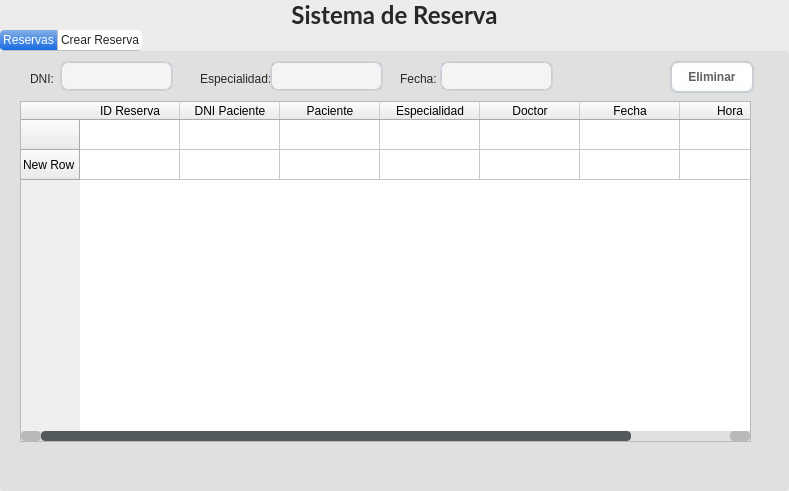
<?xml version="1.0" encoding="UTF-8"?>
<ui version="4.0">
 <class>ReservationMainWindow</class>
 <widget class="QMainWindow" name="ReservationMainWindow">
  <property name="geometry">
   <rect>
    <x>0</x>
    <y>0</y>
    <width>789</width>
    <height>491</height>
   </rect>
  </property>
  <property name="sizePolicy">
   <sizepolicy hsizetype="Fixed" vsizetype="Fixed">
    <horstretch>0</horstretch>
    <verstretch>0</verstretch>
   </sizepolicy>
  </property>
  <property name="windowTitle">
   <string>C Reserv</string>
  </property>
  <property name="styleSheet">
   <string notr="true">/*
 * MacOS Style Sheet for QT Applications
 * Author: Jaime A. Quiroga P.
 * Company: GTRONICK
 * Last updated: 25/12/2020, 23:10.
 * Available at: https://github.com/GTRONICK/QSS/blob/master/MacOS.qss
 */
QMainWindow {
    background-color:#ececec;
}
QPushButton, QToolButton, QCommandLinkButton{
    padding: 0 5px 0 5px;
    border-style: solid;
    border-top-color: qlineargradient(spread:pad, x1:0, y1:0, x2:0, y2:1, stop:0 #c1c9cf, stop:1 #d2d8dd);
    border-right-color: qlineargradient(spread:pad, x1:1, y1:0, x2:0, y2:0, stop:0 #c1c9cf, stop:1 #d2d8dd);
    border-bottom-color: qlineargradient(spread:pad, x1:0, y1:1, x2:0, y2:0, stop:0 #c1c9cf, stop:1 #d2d8dd);
    border-left-color: qlineargradient(spread:pad, x1:0, y1:0, x2:1, y2:0, stop:0 #c1c9cf, stop:1 #d2d8dd);
    border-width: 2px;
    border-radius: 8px;
    color: #616161;
    font-weight: bold;
    background-color: qlineargradient(spread:pad, x1:0.5, y1:0, x2:0.5, y2:1, stop:0 #fbfdfd, stop:0.5 #ffffff, stop:1 #fbfdfd);
}
QPushButton::default, QToolButton::default, QCommandLinkButton::default{
    border: 2px solid transparent;
    color: #FFFFFF;
    background-color: qlineargradient(spread:pad, x1:0.5, y1:0, x2:0.5, y2:1, stop:0 #84afe5, stop:1 #1168e4);
}
QPushButton:hover, QToolButton:hover, QCommandLinkButton:hover{
    color: #3d3d3d;
}
QPushButton:pressed, QToolButton:pressed, QCommandLinkButton:pressed{
    color: #aeaeae;
    background-color: qlineargradient(spread:pad, x1:0.5, y1:0, x2:0.5, y2:1, stop:0 #ffffff, stop:0.5 #fbfdfd, stop:1 #ffffff);
}
QPushButton:disabled, QToolButton:disabled, QCommandLinkButton:disabled{
    color: #616161;
    background-color: qlineargradient(spread:pad, x1:0.5, y1:0, x2:0.5, y2:1, stop:0 #dce7eb, stop:0.5 #e0e8eb, stop:1 #dee7ec);
}
QLineEdit, QTextEdit, QPlainTextEdit, QSpinBox, QDoubleSpinBox, QTimeEdit, QDateEdit, QDateTimeEdit {
    border-width: 2px;
    border-radius: 8px;
    border-style: solid;
    border-top-color: qlineargradient(spread:pad, x1:0.5, y1:1, x2:0.5, y2:0, stop:0 #c1c9cf, stop:1 #d2d8dd);
    border-right-color: qlineargradient(spread:pad, x1:0, y1:0, x2:1, y2:0, stop:0 #c1c9cf, stop:1 #d2d8dd);
    border-bottom-color: qlineargradient(spread:pad, x1:0.5, y1:0, x2:0.5, y2:1, stop:0 #c1c9cf, stop:1 #d2d8dd);
    border-left-color: qlineargradient(spread:pad, x1:1, y1:0, x2:0, y2:0, stop:0 #c1c9cf, stop:1 #d2d8dd);
    background-color: #f4f4f4;
    color: #3d3d3d;
}
QLineEdit:focus, QTextEdit:focus, QPlainTextEdit:focus, QSpinBox:focus, QDoubleSpinBox:focus, QTimeEdit:focus, QDateEdit:focus, QDateTimeEdit:focus {
    border-width: 2px;
    border-radius: 8px;
    border-style: solid;
    border-top-color: qlineargradient(spread:pad, x1:0.5, y1:1, x2:0.5, y2:0, stop:0 #85b7e3, stop:1 #9ec1db);
    border-right-color: qlineargradient(spread:pad, x1:0, y1:0, x2:1, y2:0, stop:0 #85b7e3, stop:1 #9ec1db);
    border-bottom-color: qlineargradient(spread:pad, x1:0.5, y1:0, x2:0.5, y2:1, stop:0 #85b7e3, stop:1 #9ec1db);
    border-left-color: qlineargradient(spread:pad, x1:1, y1:0, x2:0, y2:0, stop:0 #85b7e3, stop:1 #9ec1db);
    background-color: #f4f4f4;
    color: #3d3d3d;
}
QLineEdit:disabled, QTextEdit:disabled, QPlainTextEdit:disabled, QSpinBox:disabled, QDoubleSpinBox:disabled, QTimeEdit:disabled, QDateEdit:disabled, QDateTimeEdit:disabled {
    color: #b9b9b9;
}
QSpinBox::up-button, QDoubleSpinBox::up-button, QTimeEdit::up-button, QDateEdit::up-button, QDateTimeEdit::up-button {
    subcontrol-origin: padding;
    subcontrol-position: top right;
    width: 15px;
    color: #272727;
    border-left-width: 1px;
    border-left-color: darkgray;
    border-left-style: solid;
    border-top-right-radius: 3px;
    padding: 3px;
}
QSpinBox::down-button, QDoubleSpinBox::down-button, QTimeEdit::down-button, QDateEdit::down-button, QDateTimeEdit::down-button {
    subcontrol-origin: padding;
    subcontrol-position: bottom right;
    width: 15px;
    color: #272727;
    border-left-width: 1px;
    border-left-color: darkgray;
    border-left-style: solid;
    border-bottom-right-radius: 3px;
    padding: 3px;
}
QSpinBox::up-button:pressed, QDoubleSpinBox::up-button:pressed, QTimeEdit::up-button:pressed, QDateEdit::up-button:pressed, QDateTimeEdit::up-button:pressed {
    color: #aeaeae;
    background-color: qlineargradient(spread:pad, x1:0.5, y1:0, x2:0.5, y2:1, stop:0 #ffffff, stop:0.5 #fbfdfd, stop:1 #ffffff);
}
QSpinBox::down-button:pressed, QDoubleSpinBox::down-button:pressed, QTimeEdit::down-button:pressed, QDateEdit::down-button:pressed, QDateTimeEdit::down-button:pressed {
    color: #aeaeae;
    background-color: qlineargradient(spread:pad, x1:0.5, y1:0, x2:0.5, y2:1, stop:0 #ffffff, stop:0.5 #fbfdfd, stop:1 #ffffff);
}
QSpinBox::up-button:hover, QDoubleSpinBox::up-button:hover, QTimeEdit::up-button:hover, QDateEdit::up-button:hover, QDateTimeEdit::up-button:hover {
    color: #FFFFFF;
    border-top-right-radius: 5px;
    background-color: qlineargradient(spread:pad, x1:0.5, y1:0, x2:0.5, y2:1, stop:0 #84afe5, stop:1 #1168e4);
    
}
QSpinBox::down-button:hover, QDoubleSpinBox::down-button:hover, QTimeEdit::down-button:hover, QDateEdit::down-button:hover, QDateTimeEdit::down-button:hover {
    color: #FFFFFF;
    border-bottom-right-radius: 5px;
    background-color: qlineargradient(spread:pad, x1:0.5, y1:0, x2:0.5, y2:1, stop:0 #84afe5, stop:1 #1168e4);
}
QSpinBox::up-arrow, QDoubleSpinBox::up-arrow, QTimeEdit::up-arrow, QDateEdit::up-arrow, QDateTimeEdit::up-arrow {
    image: url(/usr/share/icons/Adwaita/16x16/actions/go-up-symbolic.symbolic.png);
}
QSpinBox::down-arrow, QDoubleSpinBox::down-arrow, QTimeEdit::down-arrow, QDateEdit::down-arrow, QDateTimeEdit::down-arrow {
    image: url(/usr/share/icons/Adwaita/16x16/actions/go-down-symbolic.symbolic.png);
}
QProgressBar {
    max-height: 8px;
    text-align: center;
    font: italic bold 11px;
    color: #3d3d3d;
    border: 1px solid transparent;
    border-radius:4px;
    background-color: qlineargradient(spread:pad, x1:0, y1:0, x2:0, y2:1, stop:0 #ddd5d5, stop:0.5 #dad3d3, stop:1 #ddd5d5);
}
QProgressBar::chunk {
    background-color: qlineargradient(spread:pad, x1:0, y1:0, x2:0, y2:1, stop:0 #467dd1, stop:0.5 #3b88fc, stop:1 #467dd1);
    border-radius: 4px;
}
QProgressBar:disabled {
    color: #616161;
}
QProgressBar::chunk:disabled {
    background-color: #aeaeae;
}
QSlider::groove {
    border: 1px solid #bbbbbb;
    background-color: #52595d;
    border-radius: 4px;
}
QSlider::groove:horizontal {
    height: 6px;
}
QSlider::groove:vertical {
    width: 6px;
}
QSlider::handle:horizontal {
    background: #ffffff;
    border-style: solid;
    border-width: 1px;
    border-color: rgb(207,207,207);
    width: 12px;
    margin: -5px 0;
    border-radius: 7px;
}
QSlider::handle:vertical {
    background: #ffffff;
    border-style: solid;
    border-width: 1px;
    border-color: rgb(207,207,207);
    height: 12px;
    margin: 0 -5px;
    border-radius: 7px;
}
QSlider::add-page, QSlider::sub-page {
    border: 1px transparent;
    background-color: #52595d;
    border-radius: 4px;
}
QSlider::add-page:horizontal {
    background: qlineargradient(spread:pad, x1:0, y1:0, x2:0, y2:1, stop:0 #ddd5d5, stop:0.5 #dad3d3, stop:1 #ddd5d5);
}
QSlider::sub-page:horizontal {
    background-color: qlineargradient(spread:pad, x1:0, y1:0, x2:1, y2:0, stop:0 #467dd1, stop:0.5 #3b88fc, stop:1 #467dd1);
}
QSlider::add-page:vertical {
    background-color: qlineargradient(spread:pad, x1:0, y1:0, x2:0, y2:1, stop:0 #467dd1, stop:0.5 #3b88fc, stop:1 #467dd1);
}
QSlider::sub-page:vertical {
    background: qlineargradient(spread:pad, x1:0, y1:0, x2:1, y2:0, stop:0 #ddd5d5, stop:0.5 #dad3d3, stop:1 #ddd5d5);
}
QSlider::add-page:horizontal:disabled, QSlider::sub-page:horizontal:disabled, QSlider::add-page:vertical:disabled, QSlider::sub-page:vertical:disabled {
    background: #b9b9b9;
}
QComboBox, QFontComboBox {
    border-width: 2px;
    border-radius: 8px;
    border-style: solid;
    border-top-color: qlineargradient(spread:pad, x1:0.5, y1:1, x2:0.5, y2:0, stop:0 #c1c9cf, stop:1 #d2d8dd);
    border-right-color: qlineargradient(spread:pad, x1:0, y1:0, x2:1, y2:0, stop:0 #c1c9cf, stop:1 #d2d8dd);
    border-bottom-color: qlineargradient(spread:pad, x1:0.5, y1:0, x2:0.5, y2:1, stop:0 #c1c9cf, stop:1 #d2d8dd);
    border-left-color: qlineargradient(spread:pad, x1:1, y1:0, x2:0, y2:0, stop:0 #c1c9cf, stop:1 #d2d8dd);
    background-color: #f4f4f4;
    color: #272727;
    padding-left: 5px;
}
QComboBox:editable, QComboBox:!editable, QComboBox::drop-down:editable, QComboBox:!editable:on, QComboBox::drop-down:editable:on {
    background: #ffffff;
}
QComboBox::drop-down {
    subcontrol-origin: padding;
    subcontrol-position: top right;
    width: 15px;
    color: #272727;
    border-left-width: 1px;
    border-left-color: darkgray;
    border-left-style: solid;
    border-top-right-radius: 3px;
    border-bottom-right-radius: 3px;
}
QComboBox::down-arrow {
    image: url(/usr/share/icons/Adwaita/16x16/actions/go-down-symbolic.symbolic.png); /*Adawaita icon thene*/
}

QComboBox::down-arrow:on {
    top: 1px;
    left: 1px;
}
QComboBox QAbstractItemView {
    border: 1px solid darkgray;
    border-radius: 8px;
    selection-background-color: #dadada;
    selection-color: #272727;
    color: #272727;
    background: white;
}
QLabel, QCheckBox, QRadioButton {
    color: #272727;
}
QCheckBox {
    padding: 2px;
}
QCheckBox:disabled, QRadioButton:disabled {
    color: #808086;
    padding: 2px;
}

QCheckBox:hover {
    border-radius:4px;
    border-style:solid;
    padding-left: 1px;
    padding-right: 1px;
    padding-bottom: 1px;
    padding-top: 1px;
    border-width:1px;
    border-color: transparent;
}
QCheckBox::indicator:checked {
    image: url(/usr/share/icons/Adwaita/16x16/actions/object-select-symbolic.symbolic.png);
    height: 15px;
    width: 15px;
    border-style:solid;
    border-width: 1px;
    border-color: #48a5fd;
    color: #ffffff;
    border-radius: 3px;
    background-color: qlineargradient(spread:pad, x1:0, y1:0, x2:0, y2:1, stop:0 #48a5fd, stop:0.5 #329cfb, stop:1 #48a5fd);
}
QCheckBox::indicator:unchecked {
    
    height: 15px;
    width: 15px;
    border-style:solid;
    border-width: 1px;
    border-color: #48a5fd;
    border-radius: 3px;
    background-color: #fbfdfa;
}
QLCDNumber {
    color: #616161;;
}
QMenuBar {
    background-color: #ececec;
}
QMenuBar::item {
    color: #616161;
    spacing: 3px;
    padding: 1px 4px;
    background-color: #ececec;
}

QMenuBar::item:selected {
    background-color: #dadada;
    color: #3d3d3d;
}
QMenu {
    background-color: #ececec;
}
QMenu::item:selected {
    background-color: #dadada;
    color: #3d3d3d;
}
QMenu::item {
    color: #616161;;
    background-color: #e0e0e0;
}
QTabWidget {
    color:rgb(0,0,0);
    background-color:#000000;
}
QTabWidget::pane {
    border-color: #050a0e;
    background-color: #e0e0e0;
    border-width: 1px;
    border-radius: 4px;
    position: absolute;
    top: -0.5em;
    padding-top: 0.5em;
}

QTabWidget::tab-bar {
    alignment: center;
}

QTabBar::tab {
    border-bottom: 1px solid #c0c0c0;
    padding: 3px;
    color: #272727;
    background-color: #fefefc;
    margin-left:0px;
}
QTabBar::tab:!last {
    border-right: 1px solid;
    border-right-color: #c0c0c0;
    border-bottom-color: #c0c0c0;
}
QTabBar::tab:first {
    border-top-left-radius: 4px;
    border-bottom-left-radius: 4px;
}
QTabBar::tab:last {
    border-top-right-radius: 4px;
    border-bottom-right-radius: 4px;
}
QTabBar::tab:selected, QTabBar::tab:last:selected, QTabBar::tab:hover {
    color: #FFFFFF;
    background-color: qlineargradient(spread:pad, x1:0.5, y1:0, x2:0.5, y2:1, stop:0 #84afe5, stop:1 #1168e4);
}
QRadioButton::indicator {
    height: 14px;
    width: 14px;
    border-style:solid;
    border-radius:7px;
    border-width: 1px;
}
QRadioButton::indicator:checked {
    border-color: #48a5fd;
    background-color: qradialgradient(cx:0.5, cy:0.5, radius:0.4,fx:0.5, fy:0.5, stop:0 #ffffff, stop:0.5 #ffffff, stop:0.6 #48a5fd, stop:1 #48a5fd);
}
QRadioButton::indicator:!checked {
    border-color: #a9b7c6;
    background-color: #fbfdfa;
}
QStatusBar {
    color:#027f7f;
}

QDial {
    background: #16a085;
}

QToolBox {
    color: #a9b7c6;
    background-color: #222b2e;
}
QToolBox::tab {
    color: #a9b7c6;
    background-color:#222b2e;
}
QToolBox::tab:selected {
    color: #FFFFFF;
    background-color:#222b2e;
}
QScrollArea {
    color: #FFFFFF;
    background-color:#222b2e;
}

QScrollBar:horizontal {
	max-height: 10px;
	border: 1px transparent grey;
	margin: 0px 20px 0px 20px;
	background: transparent;
}
QScrollBar:vertical {
	max-width: 10px;
	border: 1px transparent grey;
	margin: 20px 0px 20px 0px;
	background: transparent;
}
QScrollBar::handle:vertical, QScrollBar::handle:horizontal {
	background: #52595d;
	border-style: transparent;
	border-radius: 4px;
	min-height: 25px;
}
QScrollBar::handle:horizontal:hover, QScrollBar::handle:vertical:hover {
	background: qlineargradient(spread:pad, x1:0, y1:0, x2:1, y2:0, stop:0 #467dd1, stop:0.5 #3b88fc, stop:1 #467dd1);
}
QScrollBar::add-line, QScrollBar::sub-line {
    border: 2px transparent grey;
    border-radius: 4px;
    subcontrol-origin: margin;
    background: #b9b9b9;
}
QScrollBar::add-line:horizontal {
    width: 20px;
    subcontrol-position: right;
}
QScrollBar::add-line:vertical {
    height: 20px;
    subcontrol-position: bottom;
}
QScrollBar::sub-line:horizontal {
    width: 20px;
    subcontrol-position: left;
}
QScrollBar::sub-line:vertical {
    height: 20px;
    subcontrol-position: top;
}
QScrollBar::add-line:vertical:pressed, QScrollBar::add-line:horizontal:pressed, QScrollBar::sub-line:horizontal:pressed, QScrollBar::sub-line:vertical:pressed {
    background: qlineargradient(spread:pad, x1:0, y1:0, x2:1, y2:0, stop:0 #467dd1, stop:0.5 #3b88fc, stop:1 #467dd1);
}
QScrollBar::add-page:horizontal, QScrollBar::sub-page:horizontal, QScrollBar::add-page:vertical, QScrollBar::sub-page:vertical {
    background: none;
}
QScrollBar::up-arrow:vertical {
    image: url(/usr/share/icons/Adwaita/16x16/actions/go-up-symbolic.symbolic.png);
}
QScrollBar::down-arrow:vertical {
    image: url(/usr/share/icons/Adwaita/16x16/actions/go-down-symbolic.symbolic.png);
}
QScrollBar::left-arrow:horizontal {
    image: url(/usr/share/icons/Adwaita/16x16/actions/go-previous-symbolic.symbolic.png);
}
QScrollBar::right-arrow:horizontal {
    image: url(/usr/share/icons/Adwaita/16x16/actions/go-next-symbolic.symbolic.png);
}</string>
  </property>
  <property name="animated">
   <bool>true</bool>
  </property>
  <widget class="QWidget" name="centralwidget">
   <property name="enabled">
    <bool>true</bool>
   </property>
   <property name="sizePolicy">
    <sizepolicy hsizetype="Preferred" vsizetype="Preferred">
     <horstretch>0</horstretch>
     <verstretch>0</verstretch>
    </sizepolicy>
   </property>
   <property name="layoutDirection">
    <enum>Qt::LeftToRight</enum>
   </property>
   <property name="autoFillBackground">
    <bool>false</bool>
   </property>
   <layout class="QGridLayout" name="gridLayout_2">
    <property name="leftMargin">
     <number>0</number>
    </property>
    <property name="topMargin">
     <number>0</number>
    </property>
    <property name="rightMargin">
     <number>0</number>
    </property>
    <property name="bottomMargin">
     <number>0</number>
    </property>
    <property name="spacing">
     <number>0</number>
    </property>
    <item row="0" column="0">
     <layout class="QVBoxLayout" name="verticalLayout">
      <item>
       <widget class="QLabel" name="label_6">
        <property name="font">
         <font>
          <family>Lato</family>
          <pointsize>18</pointsize>
          <weight>75</weight>
          <bold>true</bold>
         </font>
        </property>
        <property name="text">
         <string>Sistema de Reserva</string>
        </property>
        <property name="alignment">
         <set>Qt::AlignCenter</set>
        </property>
        <property name="margin">
         <number>5</number>
        </property>
       </widget>
      </item>
      <item>
       <widget class="QTabWidget" name="tabWidget">
        <property name="sizePolicy">
         <sizepolicy hsizetype="Expanding" vsizetype="Expanding">
          <horstretch>0</horstretch>
          <verstretch>0</verstretch>
         </sizepolicy>
        </property>
        <property name="currentIndex">
         <number>0</number>
        </property>
        <widget class="QWidget" name="tab_3">
         <attribute name="title">
          <string>Reservas</string>
         </attribute>
         <widget class="QPushButton" name="eliminar_Button">
          <property name="geometry">
           <rect>
            <x>670</x>
            <y>10</y>
            <width>84</width>
            <height>32</height>
           </rect>
          </property>
          <property name="text">
           <string>Eliminar</string>
          </property>
         </widget>
         <widget class="QTableWidget" name="tableWidget">
          <property name="geometry">
           <rect>
            <x>20</x>
            <y>50</y>
            <width>731</width>
            <height>341</height>
           </rect>
          </property>
          <row>
           <property name="text">
            <string/>
           </property>
          </row>
          <row>
           <property name="text">
            <string>New Row</string>
           </property>
          </row>
          <column>
           <property name="text">
            <string>ID Reserva</string>
           </property>
          </column>
          <column>
           <property name="text">
            <string>DNI Paciente</string>
           </property>
          </column>
          <column>
           <property name="text">
            <string>Paciente</string>
           </property>
          </column>
          <column>
           <property name="text">
            <string>Especialidad</string>
           </property>
          </column>
          <column>
           <property name="text">
            <string>Doctor</string>
           </property>
          </column>
          <column>
           <property name="text">
            <string>Fecha</string>
           </property>
          </column>
          <column>
           <property name="text">
            <string>Hora</string>
           </property>
          </column>
         </widget>
         <widget class="QLineEdit" name="seach_dni_edit">
          <property name="geometry">
           <rect>
            <x>60</x>
            <y>10</y>
            <width>113</width>
            <height>30</height>
           </rect>
          </property>
         </widget>
         <widget class="QLabel" name="label_5">
          <property name="geometry">
           <rect>
            <x>30</x>
            <y>20</y>
            <width>49</width>
            <height>16</height>
           </rect>
          </property>
          <property name="text">
           <string>DNI: </string>
          </property>
         </widget>
         <widget class="QLabel" name="label_8">
          <property name="geometry">
           <rect>
            <x>400</x>
            <y>20</y>
            <width>49</width>
            <height>16</height>
           </rect>
          </property>
          <property name="text">
           <string>Fecha:</string>
          </property>
         </widget>
         <widget class="QLabel" name="label_9">
          <property name="geometry">
           <rect>
            <x>200</x>
            <y>20</y>
            <width>81</width>
            <height>16</height>
           </rect>
          </property>
          <property name="text">
           <string>Especialidad:</string>
          </property>
         </widget>
         <widget class="QLineEdit" name="search_especialidad_edit">
          <property name="geometry">
           <rect>
            <x>270</x>
            <y>10</y>
            <width>113</width>
            <height>30</height>
           </rect>
          </property>
         </widget>
         <widget class="QLineEdit" name="search_fecha_edit">
          <property name="geometry">
           <rect>
            <x>440</x>
            <y>10</y>
            <width>113</width>
            <height>30</height>
           </rect>
          </property>
         </widget>
        </widget>
        <widget class="QWidget" name="tab_4">
         <attribute name="title">
          <string>Crear Reserva</string>
         </attribute>
         <widget class="QPushButton" name="create_reserva_button">
          <property name="geometry">
           <rect>
            <x>320</x>
            <y>340</y>
            <width>111</width>
            <height>32</height>
           </rect>
          </property>
          <property name="text">
           <string>Crear Reserva</string>
          </property>
         </widget>
         <widget class="QWidget" name="gridLayoutWidget">
          <property name="geometry">
           <rect>
            <x>150</x>
            <y>40</y>
            <width>451</width>
            <height>271</height>
           </rect>
          </property>
          <layout class="QGridLayout" name="gridLayout">
           <item row="0" column="0">
            <widget class="QLabel" name="label">
             <property name="text">
              <string>DNI Paciente</string>
             </property>
            </widget>
           </item>
           <item row="4" column="2">
            <widget class="QComboBox" name="hora_comboBox">
             <item>
              <property name="text">
               <string>8:00</string>
              </property>
             </item>
             <item>
              <property name="text">
               <string>8:30</string>
              </property>
             </item>
             <item>
              <property name="text">
               <string>9:00</string>
              </property>
             </item>
             <item>
              <property name="text">
               <string>9:30</string>
              </property>
             </item>
             <item>
              <property name="text">
               <string>10:00</string>
              </property>
             </item>
             <item>
              <property name="text">
               <string>10:30</string>
              </property>
             </item>
             <item>
              <property name="text">
               <string>11:00</string>
              </property>
             </item>
             <item>
              <property name="text">
               <string>11:30</string>
              </property>
             </item>
             <item>
              <property name="text">
               <string>2:00</string>
              </property>
             </item>
             <item>
              <property name="text">
               <string>2:30</string>
              </property>
             </item>
             <item>
              <property name="text">
               <string>3:00</string>
              </property>
             </item>
             <item>
              <property name="text">
               <string>3:30</string>
              </property>
             </item>
             <item>
              <property name="text">
               <string>4:00</string>
              </property>
             </item>
             <item>
              <property name="text">
               <string>4:30</string>
              </property>
             </item>
             <item>
              <property name="text">
               <string>5:00</string>
              </property>
             </item>
             <item>
              <property name="text">
               <string>5:30</string>
              </property>
             </item>
            </widget>
           </item>
           <item row="1" column="0">
            <widget class="QLabel" name="label_2">
             <property name="text">
              <string>Nombre Paciente</string>
             </property>
            </widget>
           </item>
           <item row="1" column="2">
            <widget class="QLineEdit" name="nombre_paciente">
             <property name="enabled">
              <bool>true</bool>
             </property>
            </widget>
           </item>
           <item row="0" column="2">
            <widget class="QLineEdit" name="dni_paciente"/>
           </item>
           <item row="2" column="2">
            <widget class="QComboBox" name="especialidades_comboBox">
             <item>
              <property name="text">
               <string>Otorrinolaringología</string>
              </property>
             </item>
             <item>
              <property name="text">
               <string>Endocrinología</string>
              </property>
             </item>
             <item>
              <property name="text">
               <string>Estomatología</string>
              </property>
             </item>
             <item>
              <property name="text">
               <string>Hematología</string>
              </property>
             </item>
             <item>
              <property name="text">
               <string>Hepatología</string>
              </property>
             </item>
             <item>
              <property name="text">
               <string>Neurología</string>
              </property>
             </item>
             <item>
              <property name="text">
               <string>Neurología</string>
              </property>
             </item>
             <item>
              <property name="text">
               <string>Psiquiatría</string>
              </property>
             </item>
             <item>
              <property name="text">
               <string>Reumatología</string>
              </property>
             </item>
             <item>
              <property name="text">
               <string>Reumatología</string>
              </property>
             </item>
             <item>
              <property name="text">
               <string>Oftalmología</string>
              </property>
             </item>
            </widget>
           </item>
           <item row="3" column="0">
            <widget class="QLabel" name="label_4">
             <property name="text">
              <string>Fecha</string>
             </property>
            </widget>
           </item>
           <item row="4" column="0">
            <widget class="QLabel" name="label_7">
             <property name="text">
              <string>Hora</string>
             </property>
            </widget>
           </item>
           <item row="3" column="2">
            <widget class="QDateEdit" name="fecha_reserva"/>
           </item>
           <item row="2" column="0">
            <widget class="QLabel" name="label_3">
             <property name="text">
              <string>Especialidad</string>
             </property>
            </widget>
           </item>
           <item row="1" column="1">
            <spacer name="horizontalSpacer">
             <property name="orientation">
              <enum>Qt::Horizontal</enum>
             </property>
             <property name="sizeType">
              <enum>QSizePolicy::Fixed</enum>
             </property>
             <property name="sizeHint" stdset="0">
              <size>
               <width>60</width>
               <height>20</height>
              </size>
             </property>
            </spacer>
           </item>
          </layout>
         </widget>
        </widget>
       </widget>
      </item>
     </layout>
    </item>
   </layout>
  </widget>
  <widget class="QMenuBar" name="menuBar">
   <property name="geometry">
    <rect>
     <x>0</x>
     <y>0</y>
     <width>789</width>
     <height>19</height>
    </rect>
   </property>
  </widget>
  <action name="actionn1">
   <property name="text">
    <string>n1</string>
   </property>
  </action>
  <action name="action21">
   <property name="text">
    <string>21</string>
   </property>
  </action>
  <action name="actionn3">
   <property name="text">
    <string>n3</string>
   </property>
  </action>
  <action name="actionn1_2">
   <property name="text">
    <string>n1</string>
   </property>
  </action>
  <action name="actionn2">
   <property name="text">
    <string>n2</string>
   </property>
  </action>
  <action name="actionn3_2">
   <property name="text">
    <string>n3</string>
   </property>
  </action>
 </widget>
 <resources/>
 <connections/>
</ui>
